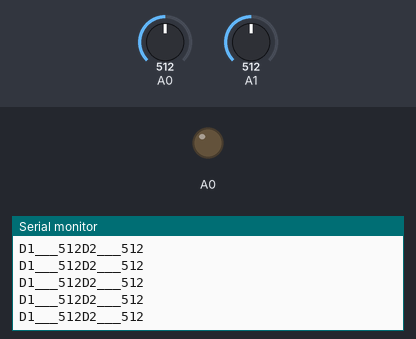
Bench run of a sketch on a simulated Arduino Uno, built with avr-gcc and run on an emulated ATmega328P. Shown: output pins drawn as LEDs (lit = HIGH), the last lines printed to the serial monitor. The test bench sets the inputs (shaded band); at power-on: A0 = 512, A1 = 512.

Above: at 1.2 s.
1.3 s: A0 set to 11
At 2.0 s:
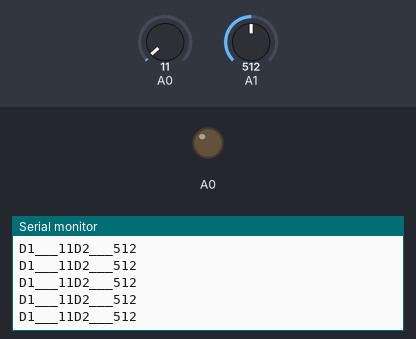
2.8 s: A0 set to 8
At 3.8 s:
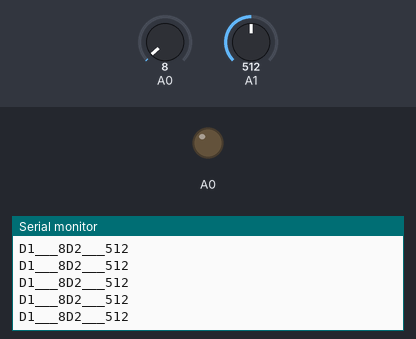
Timing chart, 0 to 5.8 s (numbered marks = the images above; inputs shaded):
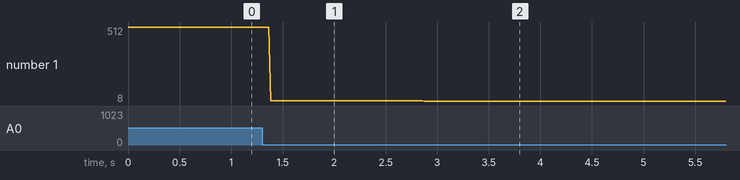

The sketch:

sketch_apr02a.ino
```cpp
int a,b;
void setup()
{
 Serial.begin(9600);
  pinMode(A0, OUTPUT);
}
void loop()
{
  in();
}
void in ()
{
  a = analogRead(A0);
  b = analogRead(A1);
  Serial.print("D1___");
  Serial.print(a);
  Serial.print("D2___");
  Serial.println(b);
}
```

Measured:
- after the input at 1.3 s, the serial monitor: prints a new line after 0.09 s (image 1)
- after the input at 2.8 s, the serial monitor: prints a new line after 0.07 s (image 2)
- plotted number 1: 512 → 11 after the input at 1.3 s, 11 → 8 after the input at 2.8 s
